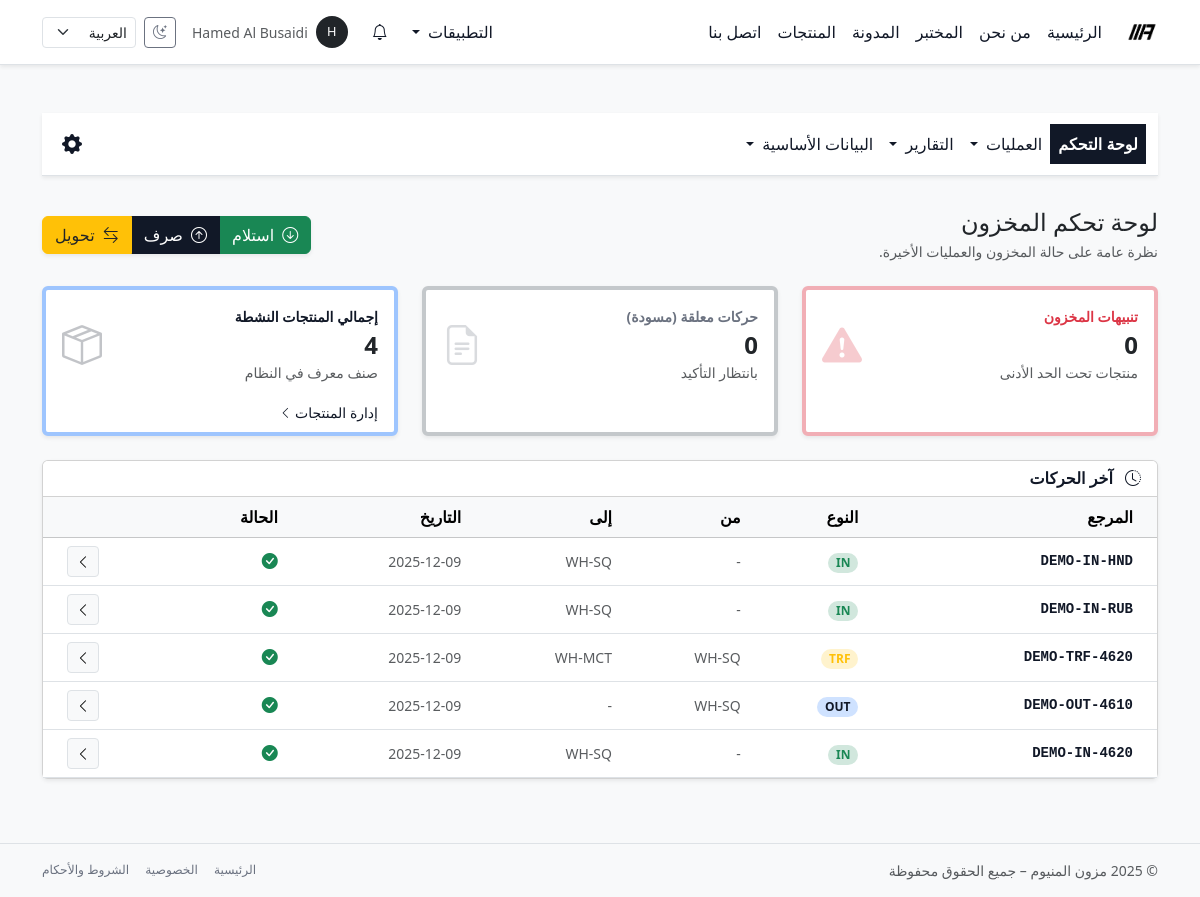
/ar/inventory/ (signed in), run on the app's committed database.
### inventory/models.py (models this page shows, shortened)
class StockMove(BaseModel):
    class MoveType(models.TextChoices):
        IN = "in", _("حركة واردة")
        OUT = "out", _("حركة صادرة")
        TRANSFER = "transfer", _("تحويل داخلي")
    class Status(models.TextChoices):
        DRAFT = "draft", _("مسودة")
        DONE = "done", _("منفذة")
        CANCELLED = "cancelled", _("ملغاة")
    move_type = models.CharField(
        max_length=20, choices=MoveType.choices, default=MoveType.IN, verbose_name=_("نوع الحركة")
    )
    adjustment = models.ForeignKey(
        "inventory.InventoryAdjustment",
        on_delete=models.SET_NULL,
        null=True,
        blank=True,
        related_name="stock_moves",
        verbose_name=_("وثيقة الجرد المرتبطة"),
        help_text=_("يتم تعبئته آلياً إذا كانت الحركة ناتجة عن تسوية جردية.")
    )
    from_warehouse = models.ForeignKey(Warehouse, on_delete=models.PROTECT, null=True, blank=True,
                                       related_name="outgoing_moves", verbose_name=_("من مستودع"))
    from_location = models.ForeignKey(StockLocation, on_delete=models.PROTECT, null=True, blank=True,
                                      related_name="outgoing_moves", verbose_name=_("من موقع"))
    to_warehouse = models.ForeignKey(Warehouse, on_delete=models.PROTECT, null=True, blank=True,
                                     related_name="incoming_moves", verbose_name=_("إلى مستودع"))
    to_location = models.ForeignKey(StockLocation, on_delete=models.PROTECT, null=True, blank=True,
                                    related_name="incoming_moves", verbose_name=_("إلى موقع"))
    move_date = models.DateTimeField(default=timezone.now, verbose_name=_("تاريخ الحركة"))
    status = models.CharField(max_length=20, choices=Status.choices, default=Status.DRAFT, verbose_name=_("الحالة"))
    reference = models.CharField(max_length=255, blank=True, verbose_name=_("مرجع خارجي"))
    note = models.TextField(blank=True, verbose_name=_("ملاحظات"))
    objects = StockMoveManager()
    class Meta:
        verbose_name = _("حركة مخزون")
        verbose_name_plural = _("حركات المخزون")
        ordering = ("-move_date", "-id")

class Warehouse(BaseModel):
    code = models.CharField(max_length=20, unique=True, verbose_name=_("كود المستودع"))
    name = models.CharField(max_length=200, verbose_name=_("اسم المستودع"))
    description = models.TextField(blank=True, verbose_name=_("الوصف"))
    is_active = models.BooleanField(default=True, verbose_name=_("نشط"))
    objects = WarehouseManager()
    class Meta:
        verbose_name = _("مستودع")
        verbose_name_plural = _("المستودعات")
        ordering = ("code",)

### inventory/views.py (the view)
# urls.py: path("", views.DashboardView.as_view(), name="dashboard"),
class DashboardView(LoginRequiredMixin, TemplateView):
    template_name = "inventory/dashboard.html"
    def get_context_data(self, **kwargs):
        context = super().get_context_data(**kwargs)
        context["active_section"] = "inventory_dashboard"
        context["total_products"] = Product.objects.active().count()
        context["low_stock_count"] = StockLevel.objects.below_min().count()
        context["draft_moves_count"] = StockMove.objects.draft().count()
        context["latest_moves"] = (
            StockMove.objects
            .with_related()
            .not_cancelled()
            .order_by("-move_date", "-id")[:5]
        )
        return context

### templates/inventory/dashboard.html (shortened to what this page needs)
{% extends "inventory/base_inventory.html" %}
{% load i18n %}
{% block inventory_content %}
<div class="py-3">
  <div class="d-flex justify-content-between align-items-center mb-4 flex-wrap gap-2">
    <div>
      <h1 class="h4 mb-1">{% trans "لوحة تحكم المخزون" %}</h1>
      <p class="text-muted small mb-0">
        {% trans "نظرة عامة على حالة المخزون والعمليات الأخيرة." %}
      </p>
    </div>
    <div class="btn-group shadow-sm">
      <a href="{% url 'inventory:receipt_create' %}" class="btn btn-success">
        <i class="bi bi-arrow-down-circle me-1"></i>
        {% trans "استلام" %}
      </a>
      <a href="{% url 'inventory:delivery_create' %}" class="btn btn-primary">
        <i class="bi bi-arrow-up-circle me-1"></i>
        {% trans "صرف" %}
      </a>
      <a href="{% url 'inventory:transfer_create' %}" class="btn btn-warning text-dark">
        <i class="bi bi-arrow-left-right me-1"></i>
        {% trans "تحويل" %}
      </a>
    </div>
  </div>
  <div class="row g-4 mb-4">
    <div class="col-xl-4 col-md-6">
      <div class="card shadow-sm h-100 border-start border-4 border-danger-subtle">
        <div class="card-body">
          <div class="d-flex align-items-center justify-content-between">
            <div>
              <div class="text-uppercase small fw-bold text-danger mb-1">
                {% trans "تنبيهات المخزون" %}
              </div>
              <div class="h4 mb-0 fw-bold">
                {{ low_stock_count }}
              </div>
              <small class="text-muted">
                {% trans "منتجات تحت الحد الأدنى" %}
              </small>
            </div>
            <div class="opacity-25">
              <i class="bi bi-exclamation-triangle-fill fs-1 text-danger"></i>
            </div>
          </div>
        </div>
      </div>
    </div>
    <div class="col-xl-4 col-md-6">
      <div class="card shadow-sm h-100 border-start border-4 border-secondary-subtle">
        <div class="card-body">
          <div class="d-flex align-items-center justify-content-between">
            <div>
              <div class="text-uppercase small fw-bold text-secondary mb-1">
                {% trans "حركات معلقة (مسودة)" %}
              </div>
              <div class="h4 mb-0 fw-bold">
                {{ draft_moves_count }}
              </div>
              <small class="text-muted">
                {% trans "بانتظار التأكيد" %}
              </small>
            </div>
            <div class="opacity-25">
              <i class="bi bi-file-earmark-text fs-1 text-secondary"></i>
            </div>
          </div>
        </div>
      </div>
    </div>
    <div class="col-xl-4 col-md-6">
      <div class="card shadow-sm h-100 border-start border-4 border-primary-subtle">
        <div class="card-body">
          <div class="d-flex align-items-center justify-content-between">
            <div>
              <div class="text-uppercase small fw-bold text-primary mb-1">
                {% trans "إجمالي المنتجات النشطة" %}
              </div>
              <div class="h4 mb-0 fw-bold">
                {{ total_products }}
              </div>
              <small class="text-muted">
                {% trans "صنف معرف في النظام" %}
              </small>
            </div>
            <div class="opacity-25">
              <i class="bi bi-box-seam fs-1 text-primary"></i>
            </div>
          </div>
        </div>
        <div class="card-footer bg-transparent border-0 pt-0">
          <a href="{% url 'inventory:product_list' %}"
             class="small text-primary text-decoration-none">
            {% trans "إدارة المنتجات" %} <i class="bi bi-chevron-left small"></i>
          </a>
        </div>
      </div>
    </div>
  </div>
  <div class="card shadow-sm">
    <div class="card-header bg-body d-flex justify-content-between align-items-center">
      <h2 class="h6 fw-bold mb-0 text-primary">
        <i class="bi bi-clock-history me-2"></i>
        {% trans "آخر الحركات" %}
      </h2>
    </div>
    <div class="table-responsive">
      <table class="table table-hover align-middle mb-0">
        <thead class="table-light">
          <tr>
            <th class="ps-4">{% trans "المرجع" %}</th>
            <th>{% trans "النوع" %}</th>
            <th>{% trans "من" %}</th>
            <th>{% trans "إلى" %}</th>
            <th>{% trans "التاريخ" %}</th>
            <th>{% trans "الحالة" %}</th>
            <th class="text-end pe-4"></th>
          </tr>
        </thead>
        <tbody>
        {% for move in latest_moves %}
          <tr>
            <td class="ps-4 font-monospace small fw-bold">
              <a href="{% url 'inventory:move_detail' move.pk %}"
                 class="text-decoration-none">
                {{ move.reference|default:move.pk }}
              </a>
            </td>
            <td>
              {% if move.move_type == 'in' %}
                <span class="badge rounded-pill bg-success-subtle text-success">
                  IN
                </span>
              {% elif move.move_type == 'out' %}
                <span class="badge rounded-pill bg-primary-subtle text-primary">
                  OUT
                </span>
              {% else %}
                <span class="badge rounded-pill bg-warning-subtle text-warning">
                  TRF
                </span>
              {% endif %}
            </td>
            <td class="small text-muted">
              {{ move.from_warehouse.code|default:"-" }}
            </td>
            <td class="small text-muted">
              {{ move.to_warehouse.code|default:"-" }}
            </td>
            <td class="small text-muted">
              {{ move.move_date|date:"Y-m-d" }}
            </td>
            <td>
              {% if move.status == 'done' %}
                <span class="text-success" title="{% trans 'منفذة' %}">
                  <i class="bi bi-check-circle-fill"></i>
                </span>
              {% elif move.status == 'draft' %}
                <span class="text-secondary" title="{% trans 'مسودة' %}">
                  <i class="bi bi-circle"></i>
                </span>
              {% else %}
                <span class="text-danger" title="{% trans 'ملغاة' %}">
                  <i class="bi bi-x-circle-fill"></i>
                </span>
              {% endif %}
            </td>
            <td class="text-end pe-4">
              <a href="{% url 'inventory:move_detail' move.pk %}"
                 class="btn btn-sm btn-light border">
                <i class="bi bi-chevron-left"></i>
              </a>
            </td>
          </tr>
        {% empty %}
          <tr>
            <td colspan="7" class="text-center py-4 text-muted">
              {% trans "لا توجد حركات حديثة." %}
            </td>
          </tr>
        {% endfor %}
        </tbody>
      </table>
    </div>
  </div>
</div>
{% endblock %}

### templates/base.html (shortened to what this page needs)
{% load static i18n %}
<!doctype html>
<html lang="{{ LANGUAGE_CODE }}" dir="{% if LANGUAGE_CODE == 'ar' %}rtl{% else %}ltr{% endif %}" data-bs-theme="light">
<head>
  {% if LANGUAGE_CODE == "ar" %}
    <link href="https://cdn.jsdelivr.net/npm/bootstrap@5.3.8/dist/css/bootstrap.rtl.min.css" rel="stylesheet"/>
  {% else %}
    <link href="https://cdn.jsdelivr.net/npm/bootstrap@5.3.8/dist/css/bootstrap.min.css" rel="stylesheet"/>
  {% endif %}
  <link rel="stylesheet" href="https://cdn.jsdelivr.net/npm/bootstrap-icons@1.11.3/font/bootstrap-icons.css">
  <link rel="stylesheet" href="{% static 'css/mazoon_style.css' %}"/>
</head>
<body class="bg-body-tertiary text-body d-flex flex-column min-vh-100">
<nav class="navbar navbar-expand-lg bg-body border-bottom shadow-sm sticky-top">
  <div class="container-lg">
    <a class="navbar-brand fw-bold d-flex align-items-center gap-2 py-2" href="{% url 'home' %}">
      <img src="{% static 'img/logo_mazoon_black.png' %}"
           alt="Mazoon Aluminum logo"
           class="img-fluid"
           style="height: 32px;">
    </a>
    <div class="collapse navbar-collapse" id="mainNavbar">
      <ul class="navbar-nav me-auto mb-2 mb-lg-0">
        <li class="nav-item">
          <a class="nav-link {% if request.resolver_match.url_name == 'home' %}active{% endif %}" href="{% url 'home' %}">{% trans "الرئيسية" %}</a>
        </li>
        <li class="nav-item">
          <a class="nav-link {% if request.resolver_match.url_name == 'about' %}active{% endif %}" href="{% url 'about' %}">{% trans "من نحن" %}</a>
        </li>
        <li class="nav-item">
          <a class="nav-link {% if request.resolver_match.url_name == 'lab' %}active{% endif %}" href="{% url 'lab' %}">{% trans "المختبر" %}</a>
        </li>
        <li class="nav-item">
          <a class="nav-link {% if request.resolver_match.url_name == 'blog_list' %}active{% endif %}" href="{% url 'blog_list' %}">{% trans "المدونة" %}</a>
        </li>
        <li class="nav-item">
          <a class="nav-link {% if request.resolver_match.url_name == 'product_list' %}active{% endif %}" href="{% url 'product_list' %}">{% trans "المنتجات" %}</a>
        </li>
        <li class="nav-item">
          <a class="nav-link {% if request.resolver_match.url_name == 'contact' %}active{% endif %}" href="{% url 'contact' %}">{% trans "اتصل بنا" %}</a>
        </li>
      </ul>
      <ul class="navbar-nav ms-auto mb-2 mb-lg-0 align-items-center gap-2">
        {% if user.is_authenticated %}
          {% if user.is_staff or user.is_superuser %}
            <li class="nav-item dropdown">
              <a class="nav-link dropdown-toggle" href="#" id="appsDropdown" role="button" data-bs-toggle="dropdown" aria-expanded="false">
                {% trans "التطبيقات" %}
              </a>
            </li>
          {% endif %}
        {% endif %}
        {% include "core/notifications/_navbar_dropdown.html" %}
        {% if user.is_authenticated %}
          <li class="nav-item dropdown">
            <a class="nav-link d-flex align-items-center gap-2"
               href="#"
               id="userMenuDropdown"
               role="button"
               data-bs-toggle="dropdown"
               aria-expanded="false">
              <span class="rounded-circle d-inline-flex justify-content-center align-items-center bg-dark text-white"
                    style="width: 32px; height: 32px; font-size: 0.8rem;">
                {{ user.username|first|upper }}
              </span>
              <span class="d-none d-xl-inline small text-muted">
                {{ user.get_full_name|default:user.username }}
              </span>
            </a>
          </li>
        {% endif %}
        <li class="nav-item">
          <button class="btn btn-sm btn-outline-secondary d-flex align-items-center justify-content-center"
                  type="button"
                  id="themeToggleBtn"
                  aria-label="{% trans 'تبديل وضع اللون' %}"
                  title="{% trans 'تبديل وضع اللون' %}">
            <i class="bi bi-moon-stars" id="themeToggleIcon"></i>
          </button>
        </li>
        <li class="nav-item">
          <form action="{% url 'set_language' %}" method="post" class="d-flex align-items-center">
            <select name="language"
                    class="form-select form-select-sm"
                    onchange="this.form.submit()">
              <option value="ar" {% if LANGUAGE_CODE == 'ar' %}selected{% endif %}>العربية</option>
            </select>
          </form>
        </li>
      </ul>
    </div>
  </div>
</nav>
<main class="py-4 py-md-5 flex-grow-1">
  <div class="container-lg">
    {% block content %}{% endblock %}
  </div>
</main>
<footer class="border-top py-3 mt-auto bg-body-tertiary d-print-none">
  <div class="container-lg d-flex flex-column flex-md-row justify-content-between align-items-center text-muted small gap-2">
   <div>
  &copy; {% now "Y" %} {% trans "مزون المنيوم – جميع الحقوق محفوظة" %}
</div>
    <div class="d-flex gap-3">
      <a href="{% url 'home' %}" class="link-secondary text-decoration-none small">{% trans "الرئيسية" %}</a>
      <a href="#" class="link-secondary text-decoration-none small">{% trans "الخصوصية" %}</a>
      <a href="#" class="link-secondary text-decoration-none small">{% trans "الشروط والأحكام" %}</a>
    </div>
  </div>
</footer>
</body>
</html>

### data on the page
StockMove: reference "DEMO-IN-HND", move_type "IN", from_warehouse.code "-", to_warehouse.code "WH-SQ", move_date "2025-12-09", status "done" (drawn)
StockMove: reference "DEMO-IN-RUB", move_type "IN", from_warehouse.code "-", to_warehouse.code "WH-SQ", move_date "2025-12-09", status "done" (drawn)
StockMove: reference "DEMO-TRF-4620", move_type "TRF", from_warehouse.code "WH-SQ", to_warehouse.code "WH-MCT", move_date "2025-12-09", status "done" (drawn)
StockMove: reference "DEMO-OUT-4610", move_type "OUT", from_warehouse.code "WH-SQ", to_warehouse.code "-", move_date "2025-12-09", status "done" (drawn)
StockMove: reference "DEMO-IN-4620", move_type "IN", from_warehouse.code "-", to_warehouse.code "WH-SQ", move_date "2025-12-09", status "done" (drawn)

### other printed values
{{ user.username|first|upper }} "H"
{{ user.get_full_name|default:user.username }} "Hamed Al Busaidi"
{{ low_stock_count }} "0"
{{ draft_moves_count }} "0"
{{ total_products }} "4"
